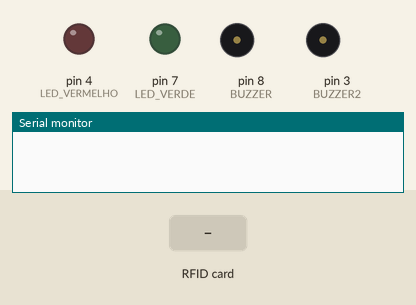
Simulated run of this sketch. Board: Arduino Uno, built with avr-gcc and run on an emulated ATmega328P. Parts: output pins drawn as LEDs (lit = HIGH), buzzer (waves = sounding, pin HIGH), the last lines printed to the serial monitor. The test bench sets the inputs (shaded band). Pins used as bus, display or sensor lines are not drawn.

Above: at 1.2 s.
1.3 s: RFID card 33 4D 33 AD held to the reader
At 1.8 s:
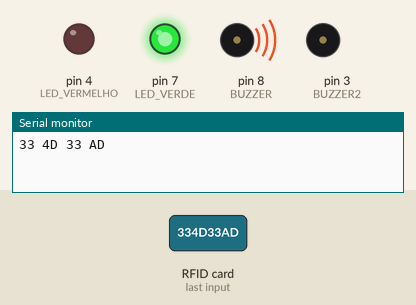
3.7 s: RFID card 5E 7A 19 C4 held to the reader
At 3.93 s:
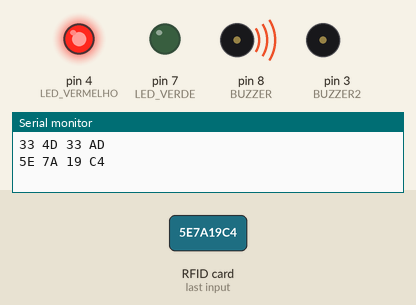
Timing chart, 0 to 6.7 s (numbered marks = the images above; inputs shaded):
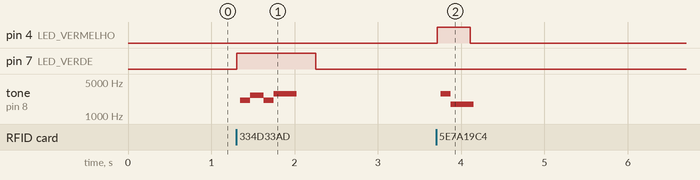

The sketch:

IDE_RFID.ino
```cpp
#include <SPI.h>
#include <MFRC522.h>

#define SS_PIN 10
#define RST_PIN 9

#define LED_VERDE 7
#define LED_VERMELHO 4

#define BUZZER 8
#define BUZZER2 3

MFRC522 mfrc522(SS_PIN, RST_PIN);

// ===== CARTOES AUTORIZADOS =====
const byte uid1[] = {0x33, 0x4D, 0x33, 0xAD};
const byte uid2[] = {0x05, 0x65, 0xB0, 0xE3, 0x64, 0x03, 0xE9};

// ===== SOM NOS DOIS BUZZERS =====
void toneDual(unsigned int freq, unsigned long ms) {
  unsigned long meioPeriodo = 500000UL / freq;
  unsigned long inicio = millis();

  while (millis() - inicio < ms) {
    digitalWrite(BUZZER, HIGH);
    digitalWrite(BUZZER2, HIGH);
    delayMicroseconds(meioPeriodo);

    digitalWrite(BUZZER, LOW);
    digitalWrite(BUZZER2, LOW);
    delayMicroseconds(meioPeriodo);
  }

  digitalWrite(BUZZER, LOW);
  digitalWrite(BUZZER2, LOW);
}

// ===== SOM DE PINTINHO: ACESSO PERMITIDO =====
void somPermitido() {
  toneDual(2200, 100);
  delay(40);

  toneDual(2800, 120);
  delay(40);

  toneDual(2200, 100);
  delay(30);

  toneDual(3000, 220);
}

// ===== SOM RAPIDO: ACESSO NEGADO =====
void somNegado() {
  toneDual(3000, 100);
  delay(50);

  toneDual(1800, 250);
}

// ===== ACESSO PERMITIDO =====
void acessoPermitido() {

  digitalWrite(LED_VERMELHO, LOW);
  digitalWrite(LED_VERDE, HIGH);

  somPermitido();

  delay(300);
  digitalWrite(LED_VERDE, LOW);
}

// ===== ACESSO NEGADO =====
void acessoNegado() {

  digitalWrite(LED_VERDE, LOW);
  digitalWrite(LED_VERMELHO, HIGH);

  somNegado();

  digitalWrite(LED_VERMELHO, LOW);
}

// ===== VERIFICAR CARTOES =====
bool cartaoAutorizado() {
  if (mfrc522.uid.size == sizeof(uid1) &&
      memcmp(mfrc522.uid.uidByte, uid1, sizeof(uid1)) == 0) {
    return true;
  }

  if (mfrc522.uid.size == sizeof(uid2) &&
      memcmp(mfrc522.uid.uidByte, uid2, sizeof(uid2)) == 0) {
    return true;
  }

  return false;
}

// ===== CONFIGURACAO INICIAL =====
void setup() {
  Serial.begin(9600);

  SPI.begin();
  mfrc522.PCD_Init();

  pinMode(LED_VERDE, OUTPUT);
  pinMode(LED_VERMELHO, OUTPUT);
  pinMode(BUZZER, OUTPUT);
  pinMode(BUZZER2, OUTPUT);

  digitalWrite(LED_VERDE, LOW);
  digitalWrite(LED_VERMELHO, LOW);
  digitalWrite(BUZZER, LOW);
  digitalWrite(BUZZER2, LOW);

}

// ===== LOOP PRINCIPAL =====
void loop() {
  if (!mfrc522.PICC_IsNewCardPresent()) {
    return;
  }

  if (!mfrc522.PICC_ReadCardSerial()) {
    return;
  }

  for (byte i = 0; i < mfrc522.uid.size; i++) {
    if (mfrc522.uid.uidByte[i] < 0x10) {
      Serial.print("0");
    }

    Serial.print(mfrc522.uid.uidByte[i], HEX);
    Serial.print(" ");
  }

  Serial.println();

  if (cartaoAutorizado()) {
    acessoPermitido();
  } else {
    acessoNegado();
  }

  mfrc522.PICC_HaltA();
  mfrc522.PCD_StopCrypto1();

  delay(500);
}
```

Measured:
- after the input at 1.3 s, pin 7 (LED_VERDE): LOW → HIGH at once, → LOW 0.95 s later; tone on pin 8 (BUZZER): plays 2119 Hz for 0.04 s, 2123 Hz for 0.08 s, 2681 Hz for 0.16 s, 2123 Hz for 0.12 s, 2865 Hz for 0.28 s, starting after 0.05 s
- after the input at 3.7 s, pin 4 (LED_VERMELHO): LOW → HIGH at once, → LOW 0.40 s later; tone on pin 8 (BUZZER): silent → 2859 Hz after 0.05 s, → 2865 Hz 0.04 s later, → 1751 Hz 0.08 s later, → silent 0.28 s later
